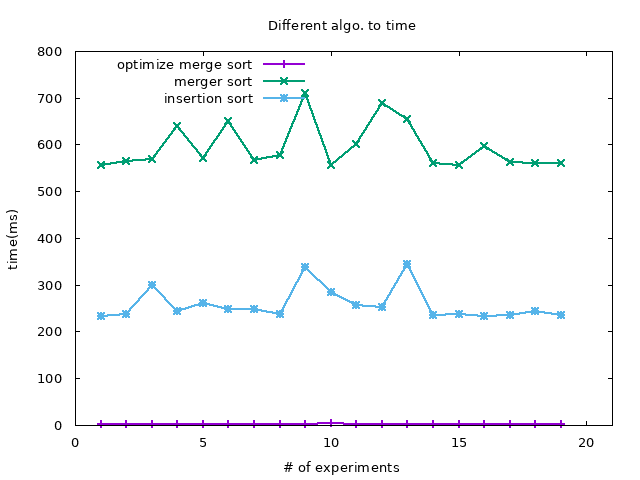

Recreate this plot in gnuplot.
# This experiment is trying to compare speed of sorting algo
reset
set ylabel 'time(ms)'
set xlabel '# of experiments'
set title 'Different algo. to time'
set key left top
set term png enhanced font 'Verdana,10'
set output 'exp2.png'
plot [0:21][:] \
'exp2.out' using 1:2 with linespoints linewidth 2 title "optimize merge sort",\
'' using 1:3 with linespoints linewidth 2 title "merger sort",\
'' using 1:4 with linespoints linewidth 2 title "insertion sort",\